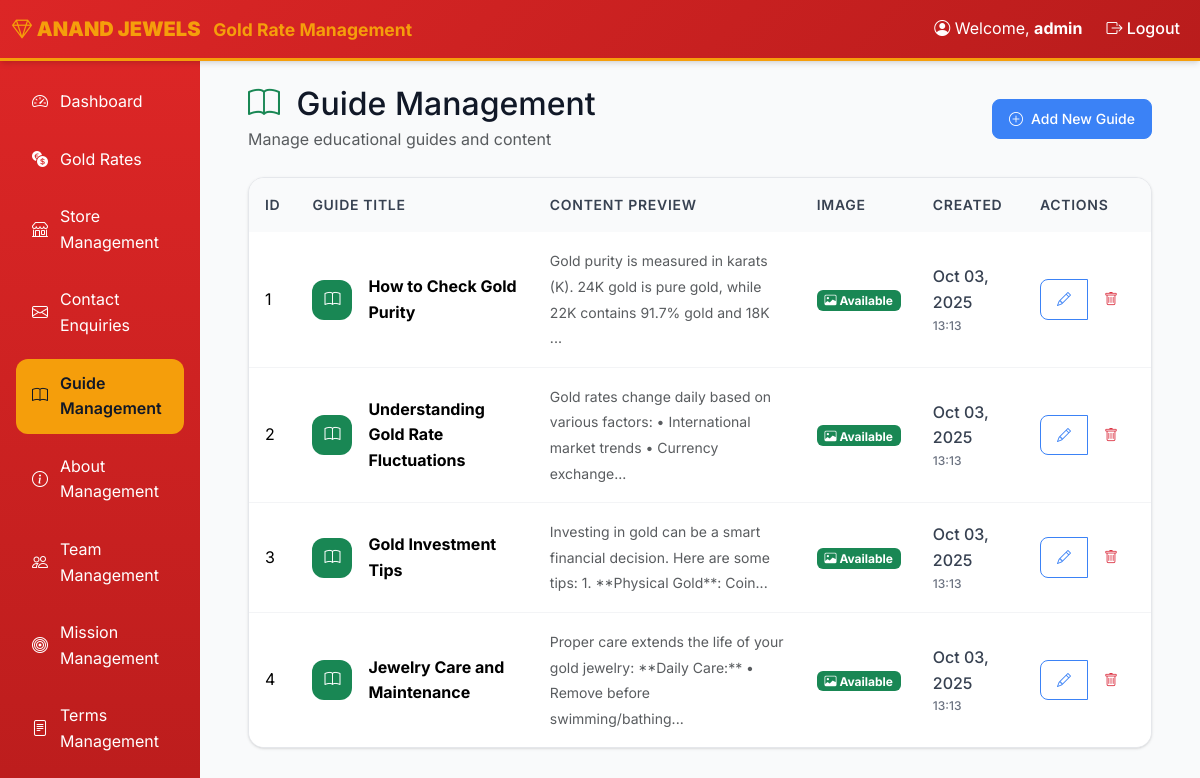
The page /admin/guides (signed in) on the database as committed earlier.
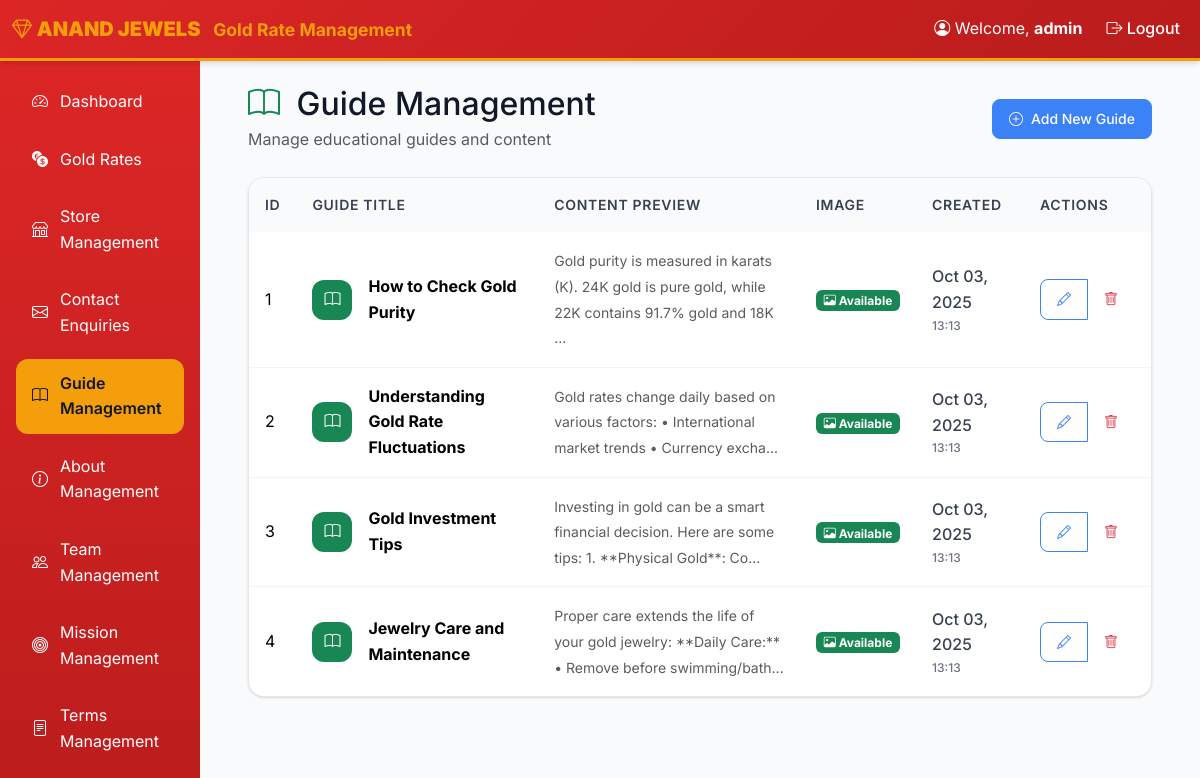
The same page on the database as committed later.
### models.py (models this page shows, shortened)
class Guide(Base):
    __tablename__ = "guides"
    id = Column(Integer, primary_key=True, index=True)
    title = Column(String, nullable=False)
    content = Column(Text, nullable=False)
    image = Column(String, nullable=True)  # Path to uploaded image
    created_at = Column(DateTime, default=func.now(), nullable=False)

### routers/stores.py (the view)
@router.get("/guides")
async def list_guides(request: Request, db: Session = Depends(get_db)):
    user = get_current_user(request, db)
    if not user:
        return RedirectResponse(url="/admin/login", status_code=302)
    guides = db.query(Guide).order_by(Guide.created_at.desc()).all()
    return templates.TemplateResponse("guides/list.html", {
        "request": request,
        "user": user,
        "guides": guides
    })

### templates/guides/list.html (shortened to what the changed rows need)
{% extends "base.html" %}
{% block content %}
<div class="container-fluid px-4">
    <div class="row mb-4">
        <div class="col-12">
            <div class="d-flex justify-content-between align-items-center">
                <div>
                    <h1 class="h2 mb-1">
                        <i class="bi bi-book text-success me-2"></i>
                        Guide Management
                    </h1>
                </div>
            </div>
        </div>
    </div>
    <div class="row">
        <div class="col-12">
            {% if guides %}
            <div class="table-card">
                <div class="table-responsive">
                    <table class="table">
                        <thead>
                            <tr>
                                <th>ID</th>
                                <th>Guide Title</th>
                                <th class="d-none d-md-table-cell">Content Preview</th>
                                <th class="d-none d-lg-table-cell">Image</th>
                                <th class="d-none d-lg-table-cell">Created</th>
                                <th>Actions</th>
                            </tr>
                        </thead>
                        <tbody>
                            {% for guide in guides %}
                            <tr>
                                <td>{{ guide.id }}</td>
                                <td>
                                    <div class="d-flex align-items-center">
                                        <div class="feature-icon bg-success me-3" style="width: 40px; height: 40px;">
                                            <i class="bi bi-book"></i>
                                        </div>
                                        <div>
                                            <strong>{{ guide.title }}</strong>
                                        </div>
                                    </div>
                                </td>
                                <td class="d-none d-md-table-cell">
                                    <small class="text-muted">
                                        {{ guide.content[:100] }}{% if guide.content|length > 100 %}...{% endif %}
                                    </small>
                                </td>
                                <td class="d-none d-lg-table-cell">
                                    {% if guide.image %}
                                        <span class="badge bg-success">
                                            <i class="bi bi-image"></i> Available
                                        </span>
                                    {% else %}
                                        <span class="badge bg-secondary">
                                            <i class="bi bi-image"></i> No Image
                                        </span>
                                    {% endif %}
                                </td>
                                <td class="d-none d-lg-table-cell">
                                    <div class="update-time">
                                        {{ guide.created_at.strftime('%b %d, %Y') }}
                                        <small>{{ guide.created_at.strftime('%H:%M') }}</small>
                                    </div>
                                </td>
                                <td>
                                    <div class="btn-group btn-group-sm" role="group">
                                        <a href="/admin/guides/edit/{{ guide.id }}" class="btn btn-outline-primary">
                                            <i class="bi bi-pencil"></i>
                                        </a>
                                        <a href="/admin/guides/delete/{{ guide.id }}"
                                           class="btn btn-outline-danger"
                                           onclick="return confirm('Are you sure you want to delete this guide?')">
                                            <i class="bi bi-trash"></i>
                                        </a>
                                    </div>
                                </td>
                            </tr>
                            {% endfor %}
                        </tbody>
                    </table>
                </div>
            </div>
            {% endif %}
        </div>
    </div>
</div>
{% endblock %}

Rows that differ between the two databases and show on the page:
changed Guide "Understanding Gold Rate Fluctuations": content "Gold rates change daily based on various factors: • International market trends • Currency exchange" → "Gold rates change daily based on various factors: • International market trends • Currency excha"
changed Guide "Gold Investment Tips": content "Investing in gold can be a smart financial decision. Here are some tips: 1. **Physical Gold**: Coin" → "Investing in gold can be a smart financial decision. Here are some tips: 1. **Physical Gold**: Co"
changed Guide "Jewelry Care and Maintenance": content "Proper care extends the life of your gold jewelry: **Daily Care:** • Remove before swimming/bathing" → "Proper care extends the life of your gold jewelry: **Daily Care:** • Remove before swimming/bath"
